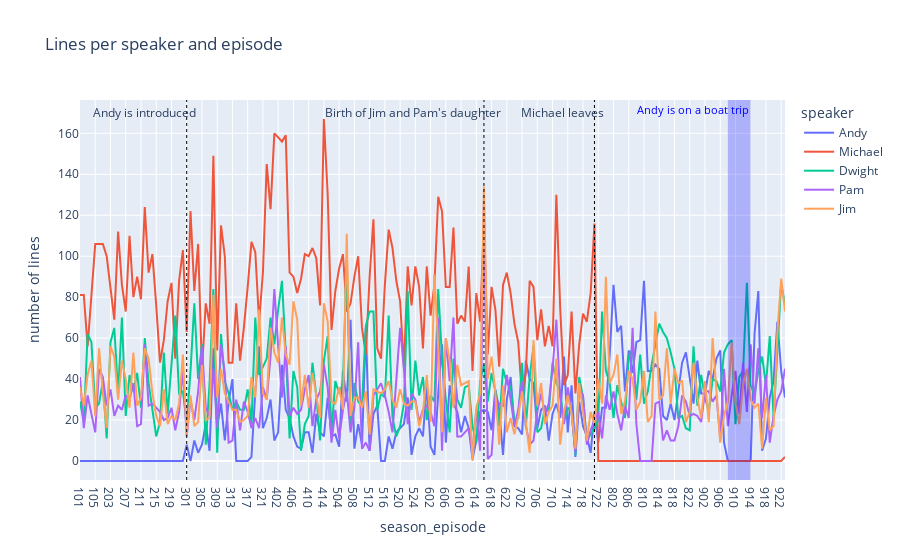

Source (notebook cell):
### Markdown cell above
- Michael is overall the most frequent appearing character
- Dwight, Jim, Pam and Andy are other frequently appearing (and thus important) characters
- the order of the supporting characters differs depending on what is counted (scene appearances, lines, words)
- some characters only appear in specific seasons (e.g. Michael 1-7 or Robert 8)

### Code cell
speaker_list = ["Michael", "Dwight", "Jim", "Pam", "Andy"]

lines_per_speaker_episode = df.loc[df["speaker"].isin(speaker_list)].groupby(["speaker", "season_episode"]).count()["line_text"].unstack(fill_value=0).stack().reset_index(level=['speaker', 'season_episode']).sort_values("season_episode")
lines_per_speaker_episode.sort_values(["season_episode"], inplace=True)
lines_per_speaker_episode.rename(columns={0: "number of lines"}, inplace=True)

fig = px.line(lines_per_speaker_episode, x="season_episode", y="number of lines", color="speaker", title="Lines per speaker and episode")

fig.add_annotation(
    x=17
    , y=170
    , text=f'Andy is introduced'
    , showarrow=False
    , align="left")

fig.add_annotation(
    x=87.5
    , y=170
    , text=f'Birth of Jim and Pam\'s daughter'
    , showarrow=False
    , align="left")

fig.add_annotation(
    x=126.5
    , y=170
    , text=f'Michael leaves'
    , showarrow=False
    , align="left")

fig.update_layout(shapes=
                  [dict(type= 'line',
                        yref= 'paper', y0= 0, y1= 1,
                        xref= 'x', x0=28, x1=28,
                        line=dict(color="Black",
                                  width=1,
                                  dash="dot")
                        ),
                    dict(type= 'line',
                        yref= 'paper', y0= 0, y1= 1,
                        xref= 'x', x0=106, x1=106,
                        line=dict(color="Black",
                                  width=1,
                                  dash="dot")
                        ),
                    dict(type= 'line',
                        yref= 'paper', y0= 0, y1= 1,
                        xref= 'x', x0=135, x1=135,
                        line=dict(color="Black",
                                  width=1,
                                  dash="dot")
                        ),
                  ]                
                  )

fig.add_vrect(x0="170", x1="176", 
              annotation_text="Andy is on a boat trip", annotation_position="top right",  
              annotation_font_size=11,
              annotation_font_color="Blue",
              fillcolor="blue", opacity=0.25, line_width=0)

### Figure 1 — Plotly figure (JSON) as saved in the notebook; plotly's stock layout.template omitted (floating-point values rounded to 4 significant figures; data arrays with more than 128 entries replaced by an {"elided": "..."} marker saying what was removed)
{"data": [{"hovertemplate": "speaker=Andy<br>season_episode=%{x}<br>number of lines=%{y}<extra></extra>", "legendgroup": "Andy", "line": {"color": "#636efa", "dash": "solid"}, "marker": {"symbol": "circle"}, "mode": "lines", "name": "Andy", "orientation": "v", "showlegend": true, "type": "scatter", "x": {"elided": "186 str values"}, "xaxis": "x", "y": {"elided": "186 int values"}, "yaxis": "y"}, {"hovertemplate": "speaker=Michael<br>season_episode=%{x}<br>number of lines=%{y}<extra></extra>", "legendgroup": "Michael", "line": {"color": "#EF553B", "dash": "solid"}, "marker": {"symbol": "circle"}, "mode": "lines", "name": "Michael", "orientation": "v", "showlegend": true, "type": "scatter", "x": {"elided": "186 str values"}, "xaxis": "x", "y": {"elided": "186 int values"}, "yaxis": "y"}, {"hovertemplate": "speaker=Dwight<br>season_episode=%{x}<br>number of lines=%{y}<extra></extra>", "legendgroup": "Dwight", "line": {"color": "#00cc96", "dash": "solid"}, "marker": {"symbol": "circle"}, "mode": "lines", "name": "Dwight", "orientation": "v", "showlegend": true, "type": "scatter", "x": {"elided": "186 str values"}, "xaxis": "x", "y": {"elided": "186 int values"}, "yaxis": "y"}, {"hovertemplate": "speaker=Pam<br>season_episode=%{x}<br>number of lines=%{y}<extra></extra>", "legendgroup": "Pam", "line": {"color": "#ab63fa", "dash": "solid"}, "marker": {"symbol": "circle"}, "mode": "lines", "name": "Pam", "orientation": "v", "showlegend": true, "type": "scatter", "x": {"elided": "186 str values"}, "xaxis": "x", "y": {"elided": "186 int values"}, "yaxis": "y"}, {"hovertemplate": "speaker=Jim<br>season_episode=%{x}<br>number of lines=%{y}<extra></extra>", "legendgroup": "Jim", "line": {"color": "#FFA15A", "dash": "solid"}, "marker": {"symbol": "circle"}, "mode": "lines", "name": "Jim", "orientation": "v", "showlegend": true, "type": "scatter", "x": {"elided": "186 str values"}, "xaxis": "x", "y": {"elided": "186 int values"}, "yaxis": "y"}], "layout": {"annotations": [{"align": "left", "showarrow": false, "text": "Andy is introduced", "x": 17, "y": 170}, {"align": "left", "showarrow": false, "text": "Birth of Jim and Pam's daughter", "x": 87.5, "y": 170}, {"align": "left", "showarrow": false, "text": "Michael leaves", "x": 126.5, "y": 170}, {"font": {"color": "Blue", "size": 11}, "showarrow": false, "text": "Andy is on a boat trip", "x": "176", "xanchor": "right", "xref": "x", "y": 1, "yanchor": "top", "yref": "y domain"}], "legend": {"title": {"text": "speaker"}, "tracegroupgap": 0}, "shapes": [{"line": {"color": "Black", "dash": "dot", "width": 1}, "type": "line", "x0": 28, "x1": 28, "xref": "x", "y0": 0, "y1": 1, "yref": "paper"}, {"line": {"color": "Black", "dash": "dot", "width": 1}, "type": "line", "x0": 106, "x1": 106, "xref": "x", "y0": 0, "y1": 1, "yref": "paper"}, {"line": {"color": "Black", "dash": "dot", "width": 1}, "type": "line", "x0": 135, "x1": 135, "xref": "x", "y0": 0, "y1": 1, "yref": "paper"}, {"fillcolor": "blue", "line": {"width": 0}, "opacity": 0.25, "type": "rect", "x0": "170", "x1": "176", "xref": "x", "y0": 0, "y1": 1, "yref": "y domain"}], "title": {"text": "Lines per speaker and episode"}, "xaxis": {"anchor": "y", "domain": [0, 1], "title": {"text": "season_episode"}}, "yaxis": {"anchor": "x", "domain": [0, 1], "title": {"text": "number of lines"}}}}
